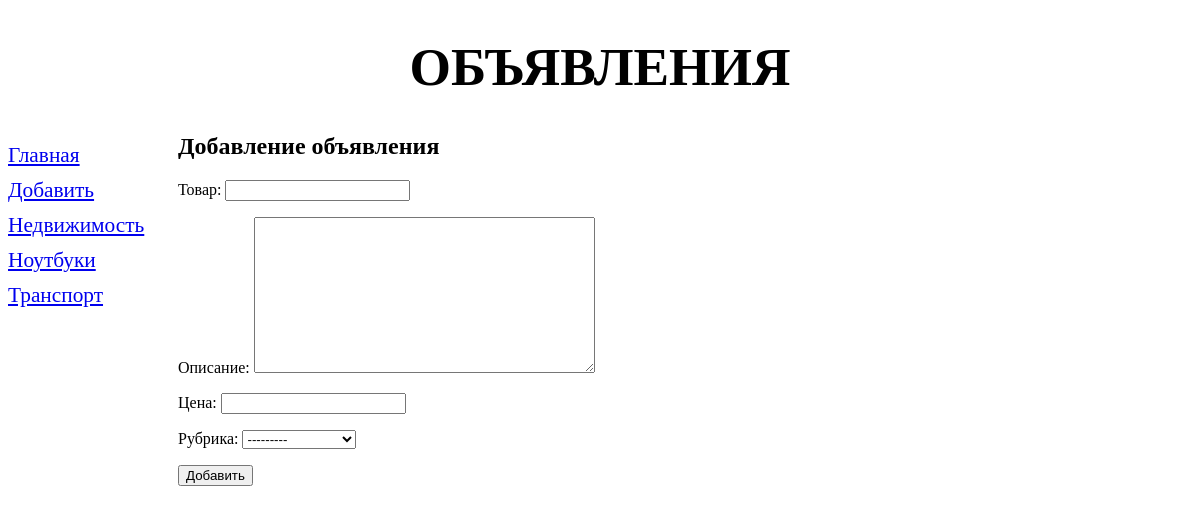
The page /bboard/add/ on the database its author committed.
### bboard/models.py (models this page shows)
class Rubric(models.Model):
	name = models.CharField(max_length=20,db_index=True,verbose_name='Название')
	def __str__(self):
		return self.name
	class Meta:
		verbose_name_plural = 'Рубрики'
		verbose_name = 'Рубрика'
		ordering = ['name']

### bboard/views.py (the view)
# urls.py: path('add/',BbCreateView.as_view(),name = 'add'),
class BbCreateView(CreateView):
	template_name = 'bboard/create.html'
	form_class = BbForm
	success_url = '/bboard/'
	def get_context_data(self , **kwargs):
		context = super().get_context_data(**kwargs)
		context['rubrics'] = Rubric.objects.all()
		return context

### bboard/forms.py
class BbForm(ModelForm):
	class Meta:
		model = Bb
		fields = ('title','content','price','rubric')

### bboard/templates/bboard/create.html (shortened to what this page needs)
{% extends "layout/basic.html" %}
{% block content %}
<h2> Добавление объявления </h2>
<form method="post">
	{{ form.as_p }}
	<input type="submit" value="Добавить">
</form>
{% endblock %}

### bboard/templates/layout/basic.html (shortened to what this page needs)
{% load static %}
<!DOCTYPE html>
<html>
<head>
</head>
<body>
	<header>
		<h1>Объявления</h1>
	</header>
	<nav>
		<a href="/bboard">Главная</a>
		<a href="{% url 'add' %}">Добавить</a>
		{% for rubric in rubrics %}
		<a href="{% url 'by_rubric' rubric.pk%}">{{ rubric.name }}</a>
		{% endfor %}
	</nav>
	<section>
		{% block content %}
		{% endblock %}
	</section>
</body>
</html>

### bboard/templates/layout/basic.html (style rules this page uses)
header h1 { font-size: 40pt; text-transform: uppercase; text-align: center; }
nav { font-size: 16pt; width: 150px; float: left; }
nav a { display: block; margin: 10px 0px; }
section { margin-left: 170px; }

### rows shown on the page
Rubric: name "Недвижимость"
Rubric: name "Ноутбуки"
Rubric: name "Транспорт"
